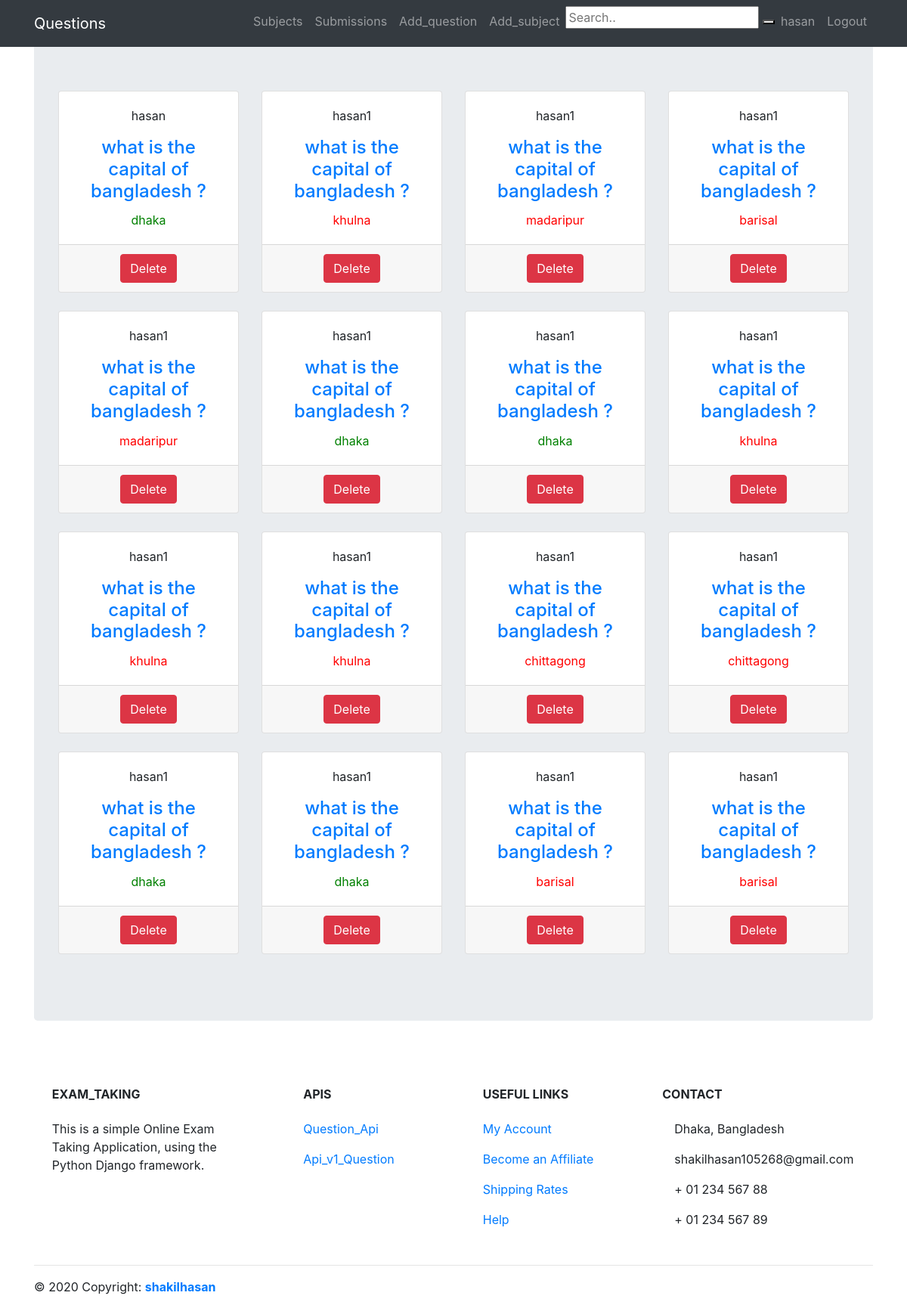
The app's page /submission_home/ (signed in) with its own data.
### exam/models.py (models this page shows, shortened)
class Submission(models.Model):
    user = models.ForeignKey(User, on_delete=models.CASCADE, blank=True, null=True)
    question = models.ForeignKey(Question, related_name="questions", on_delete=models.CASCADE, null=True)
    answer  = models.ForeignKey(Choice, on_delete=models.CASCADE)
    result = models.BooleanField(default=False)

class Question(models.Model):
    name = models.CharField(max_length=100, null=True)
    subject = models.ForeignKey(Subject, related_name="subjects", on_delete=models.CASCADE, null=True)
    select = models.BooleanField(default=False)

class Choice(models.Model):
    question = models.ForeignKey(Question, related_name="question", on_delete=models.CASCADE, null=True)
    name = models.CharField(max_length=100, null=True)
    result = models.BooleanField(default=False)

### exam/views.py (the view)
# urls.py: path('submission_home/', views.submission_home, name='submission_home'),
@login_required(login_url='/login/')
def submission_home(request):
    template = loader.get_template('exam/submission_home.html')
    submissions = Submission.objects.all();
    context = { 'submissions' : submissions }
    return HttpResponse(template.render(context, request))

### exam/templates/exam/submission_home.html
{% extends 'base.html' %}
{% load static %}
{% block content %}
<div class="row text-center">
{% for submission in submissions %}
  <div class="col-lg-3 col-md-6 mb-4">
    <div class="card h-100">
      <div class="card-body">
        <p class="card-text">{{ submission.user.username }}</p>
        <a  class="card-title" href="#" ><h4 class="card-title">{{ submission.question.name }}</h4></a>
        {% if  submission.answer.result %}
        <p class="card-text" style="color:green;" >{{ submission.answer.name }}</p>
        {% else %}
        <p class="card-text" style="color:red;" >{{ submission.answer.name }}</p>
        {% endif %}
      </div>
      <div class="card-footer">
            <a class="btn btn-danger" href="{% url 'submission_delete' submission.id %}">Delete</a>
      </div>
    </div>
  </div>
{% endfor %}
</div>
{% endblock %}

### templates/base.html (shortened to what this page needs)
{% load static %}
<html>
   <head>
   {% load staticfiles %}
      <link href="{% static 'css/bootstrap.min.css' %}" rel="stylesheet">
      <link rel="stylesheet" href="{% static 'css/style.css' %}">
   </head>
   <body>
         <div class="page-header page-header-custom " >
            <h1 class="text-center">Exam_Taking</h1>
         </div>
<nav class="navbar navbar-expand-sm bg-dark navbar-dark fixed-top"  >
  <div class="container">
  <a class="navbar-brand" href="{% url 'question_home' %}">Questions</a>
  <div class="collapse navbar-collapse" id="navbarResponsive">
  <ul class="navbar-nav ml-auto">
    {% if user.is_authenticated %}
    <li class="nav-item">
      <a class="nav-link" href="{% url 'subject_home' %}">Subjects</a>
    </li>
    {% if user.is_superuser %}
    <li class="nav-item">
      <a class="nav-link" href="{% url 'submission_home' %}">Submissions</a>
    </li>
    <li class="nav-item">
      <a class="nav-link" href="{% url 'question_add' %}">Add_question</a>
    </li>
    <li class="nav-item">
      <a class="nav-link" href="{% url 'subject_add' %}">Add_subject</a>
    </li>
    {% endif %}
    <li class="nav-item">
      <form method="post" action="/" enctype="multipart/form-data">
        <input type="text" placeholder="Search.." name="search">
        <button type="submit"></button>
      </form>
    </li>
    <li class="nav-item">
      <a class="nav-link" >{{user.username}}</a>
    </li>
    <li class="nav-item">
      <a class="nav-link" href="{% url 'logout' %}" >Logout</a>
    </li>
    {% endif %}
  </ul>
</div>
</div>
</nav>
<div class="container">
      <div class="jumbotron">
         {% block content %}
         {% endblock %}
      </div>
</div>
<footer class="page-footer font-small mdb-color pt-4">
  <div class="container text-center text-md-left">
    <div class="row text-center text-md-left mt-3 pb-3">
      <div class="col-md-3 col-lg-3 col-xl-3 mx-auto mt-3">
        <h6 class="text-uppercase mb-4 font-weight-bold">Exam_Taking</h6>
        <p>This is a simple Online Exam Taking Application, using the Python Django framework.</p>
      </div>
      <div class="col-md-2 col-lg-2 col-xl-2 mx-auto mt-3">
        {% if user.is_superuser %}
        <h6 class="text-uppercase mb-4 font-weight-bold">APIs</h6>
        <p>  <a href="{% url 'question_api' %}">Question_Api</a>  </p>
        <p>  <a id="api_v1_question" href="#">Api_v1_Question</a>  </p>
        {% else %}
        <h6 class="text-uppercase mb-4 font-weight-bold">Products</h6>
        <p>  <a href="#">Product1</a>  </p>
        <p>  <a href="#">Product2</a>  </p>
        {% endif %}
      </div>
      <div class="col-md-3 col-lg-2 col-xl-2 mx-auto mt-3">
        <h6 class="text-uppercase mb-4 font-weight-bold">Useful links</h6>
        <p>  <a href="#!">My Account</a>  </p>
        <p>  <a href="#!">Become an Affiliate</a>  </p>
        <p>  <a href="#!">Shipping Rates</a>  </p>
        <p>  <a href="#!">Help</a></p>
      </div>
      <div class="col-md-4 col-lg-3 col-xl-3 mx-auto mt-3">
        <h6 class="text-uppercase mb-4 font-weight-bold">Contact</h6>
        <p> Dhaka, Bangladesh</p>
        <p> shakilhasan105268@gmail.com</p>
        <p>   + 01 234 567 88</p>
        <p>   + 01 234 567 89</p>
      </div>
    </div>
    <hr>
    <div class="row d-flex align-items-center">
      <div class="col-md-7 col-lg-8">
        <p class="text-center text-md-left">© 2020 Copyright:  <a href="#">  <strong>shakilhasan</strong></a>  </p>
      </div>
      <div class="col-md-5 col-lg-4 ml-lg-0">
        <div class="text-center text-md-right">
          <ul class="list-unstyled list-inline">
            <li class="list-inline-item">
              <a class="btn-floating btn-sm rgba-white-slight mx-1">
              </a>
            </li>
            <li class="list-inline-item">
              <a class="btn-floating btn-sm rgba-white-slight mx-1">
              </a>
            </li>
            <li class="list-inline-item">
              <a class="btn-floating btn-sm rgba-white-slight mx-1">
              </a>
            </li>
            <li class="list-inline-item">
              <a class="btn-floating btn-sm rgba-white-slight mx-1">
              </a>
            </li>
          </ul>
        </div>
      </div>
    </div>
  </div>
</footer>
    </body>
</html>

### records on screen
Submission: user.username "hasan", question.name "what is the capital of bangladesh ?", answer.name "dhaka"
Submission: user.username "hasan1", question.name "what is the capital of bangladesh ?", answer.name "khulna"
Submission: user.username "hasan1", question.name "what is the capital of bangladesh ?", answer.name "madaripur"
Submission: user.username "hasan1", question.name "what is the capital of bangladesh ?", answer.name "barisal"
Submission: user.username "hasan1", question.name "what is the capital of bangladesh ?", answer.name "madaripur"
Submission: user.username "hasan1", question.name "what is the capital of bangladesh ?", answer.name "dhaka"
Submission: user.username "hasan1", question.name "what is the capital of bangladesh ?", answer.name "dhaka"
Submission: user.username "hasan1", question.name "what is the capital of bangladesh ?", answer.name "khulna"
Submission: user.username "hasan1", question.name "what is the capital of bangladesh ?", answer.name "khulna"
Submission: user.username "hasan1", question.name "what is the capital of bangladesh ?", answer.name "khulna"
Submission: user.username "hasan1", question.name "what is the capital of bangladesh ?", answer.name "chittagong"
Submission: user.username "hasan1", question.name "what is the capital of bangladesh ?", answer.name "chittagong"
Submission: user.username "hasan1", question.name "what is the capital of bangladesh ?", answer.name "dhaka"
Submission: user.username "hasan1", question.name "what is the capital of bangladesh ?", answer.name "dhaka"
Submission: user.username "hasan1", question.name "what is the capital of bangladesh ?", answer.name "barisal"
Submission: user.username "hasan1", question.name "what is the capital of bangladesh ?", answer.name "barisal"

### other values on screen
{{ user.username }} "hasan"
